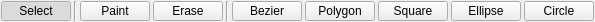
<?xml version="1.0" encoding="UTF-8"?>
<ui version="4.0">
 <class>PainterPanelToolBar</class>
 <widget class="QWidget" name="PainterPanelToolBar">
  <property name="geometry">
   <rect>
    <x>0</x>
    <y>0</y>
    <width>595</width>
    <height>105</height>
   </rect>
  </property>
  <property name="sizePolicy">
   <sizepolicy hsizetype="Preferred" vsizetype="Preferred">
    <horstretch>0</horstretch>
    <verstretch>0</verstretch>
   </sizepolicy>
  </property>
  <property name="windowTitle">
   <string>Form</string>
  </property>
  <layout class="QHBoxLayout" name="horizontalLayout" stretch="0,0,0,0,0,0,0,0,0,0">
   <property name="spacing">
    <number>3</number>
   </property>
   <property name="sizeConstraint">
    <enum>QLayout::SetMinAndMaxSize</enum>
   </property>
   <property name="margin">
    <number>1</number>
   </property>
   <item>
    <widget class="QPushButton" name="selectButton">
     <property name="sizePolicy">
      <sizepolicy hsizetype="Preferred" vsizetype="Preferred">
       <horstretch>0</horstretch>
       <verstretch>0</verstretch>
      </sizepolicy>
     </property>
     <property name="minimumSize">
      <size>
       <width>70</width>
       <height>20</height>
      </size>
     </property>
     <property name="maximumSize">
      <size>
       <width>70</width>
       <height>20</height>
      </size>
     </property>
     <property name="toolTip">
      <string>Click for selection or movement</string>
     </property>
     <property name="statusTip">
      <string>Click for selection or movement</string>
     </property>
     <property name="text">
      <string>Select</string>
     </property>
     <property name="icon">
      <iconset resource="../../../resources/gui.qrc">
       <normaloff>:/originIcon</normaloff>:/originIcon</iconset>
     </property>
     <property name="checkable">
      <bool>true</bool>
     </property>
     <property name="checked">
      <bool>true</bool>
     </property>
    </widget>
   </item>
   <item>
    <widget class="Line" name="vertLine1">
     <property name="orientation">
      <enum>Qt::Vertical</enum>
     </property>
    </widget>
   </item>
   <item>
    <widget class="QPushButton" name="paintButton">
     <property name="sizePolicy">
      <sizepolicy hsizetype="Preferred" vsizetype="Preferred">
       <horstretch>0</horstretch>
       <verstretch>0</verstretch>
      </sizepolicy>
     </property>
     <property name="minimumSize">
      <size>
       <width>70</width>
       <height>20</height>
      </size>
     </property>
     <property name="maximumSize">
      <size>
       <width>70</width>
       <height>20</height>
      </size>
     </property>
     <property name="toolTip">
      <string>Click for draw with paint tool</string>
     </property>
     <property name="statusTip">
      <string>Click for draw with paint tool</string>
     </property>
     <property name="text">
      <string>Paint</string>
     </property>
     <property name="icon">
      <iconset resource="../../../resources/gui.qrc">
       <normaloff>:/painterIcon</normaloff>:/painterIcon</iconset>
     </property>
     <property name="checkable">
      <bool>true</bool>
     </property>
    </widget>
   </item>
   <item>
    <widget class="QPushButton" name="eraseButton">
     <property name="sizePolicy">
      <sizepolicy hsizetype="Preferred" vsizetype="Preferred">
       <horstretch>0</horstretch>
       <verstretch>0</verstretch>
      </sizepolicy>
     </property>
     <property name="minimumSize">
      <size>
       <width>70</width>
       <height>20</height>
      </size>
     </property>
     <property name="maximumSize">
      <size>
       <width>70</width>
       <height>20</height>
      </size>
     </property>
     <property name="toolTip">
      <string>Click for draw with paint tool</string>
     </property>
     <property name="statusTip">
      <string>Click for draw with paint tool</string>
     </property>
     <property name="text">
      <string>Erase</string>
     </property>
     <property name="icon">
      <iconset resource="../../../resources/gui.qrc">
       <normaloff>:/editWindowIcon</normaloff>:/editWindowIcon</iconset>
     </property>
     <property name="checkable">
      <bool>true</bool>
     </property>
    </widget>
   </item>
   <item>
    <widget class="Line" name="vertLine2">
     <property name="orientation">
      <enum>Qt::Vertical</enum>
     </property>
    </widget>
   </item>
   <item>
    <widget class="QPushButton" name="bezierButton">
     <property name="sizePolicy">
      <sizepolicy hsizetype="Preferred" vsizetype="Preferred">
       <horstretch>0</horstretch>
       <verstretch>0</verstretch>
      </sizepolicy>
     </property>
     <property name="minimumSize">
      <size>
       <width>70</width>
       <height>20</height>
      </size>
     </property>
     <property name="maximumSize">
      <size>
       <width>70</width>
       <height>20</height>
      </size>
     </property>
     <property name="toolTip">
      <string>Click to draw a bezier curve</string>
     </property>
     <property name="statusTip">
      <string>Click to draw a bezier curve</string>
     </property>
     <property name="text">
      <string>Bezier</string>
     </property>
     <property name="icon">
      <iconset resource="../../../resources/gui.qrc">
       <normaloff>:/realtimeIcon</normaloff>:/realtimeIcon</iconset>
     </property>
     <property name="checkable">
      <bool>true</bool>
     </property>
    </widget>
   </item>
   <item>
    <widget class="QPushButton" name="polygonButton">
     <property name="sizePolicy">
      <sizepolicy hsizetype="Preferred" vsizetype="Preferred">
       <horstretch>0</horstretch>
       <verstretch>0</verstretch>
      </sizepolicy>
     </property>
     <property name="minimumSize">
      <size>
       <width>70</width>
       <height>20</height>
      </size>
     </property>
     <property name="maximumSize">
      <size>
       <width>70</width>
       <height>20</height>
      </size>
     </property>
     <property name="toolTip">
      <string>Click to draw a polygon</string>
     </property>
     <property name="statusTip">
      <string>Click to draw a polygon</string>
     </property>
     <property name="text">
      <string>Polygon</string>
     </property>
     <property name="icon">
      <iconset resource="../../../resources/gui.qrc">
       <normaloff>:/pluginIcon</normaloff>:/pluginIcon</iconset>
     </property>
     <property name="checkable">
      <bool>true</bool>
     </property>
    </widget>
   </item>
   <item>
    <widget class="QPushButton" name="squareButton">
     <property name="sizePolicy">
      <sizepolicy hsizetype="Preferred" vsizetype="Preferred">
       <horstretch>0</horstretch>
       <verstretch>0</verstretch>
      </sizepolicy>
     </property>
     <property name="minimumSize">
      <size>
       <width>70</width>
       <height>20</height>
      </size>
     </property>
     <property name="maximumSize">
      <size>
       <width>70</width>
       <height>20</height>
      </size>
     </property>
     <property name="toolTip">
      <string>Click to draw a square</string>
     </property>
     <property name="statusTip">
      <string>Click to draw a square</string>
     </property>
     <property name="text">
      <string>Square</string>
     </property>
     <property name="icon">
      <iconset resource="../../../resources/gui.qrc">
       <normaloff>:/stopIcon</normaloff>:/stopIcon</iconset>
     </property>
     <property name="checkable">
      <bool>true</bool>
     </property>
    </widget>
   </item>
   <item>
    <widget class="QPushButton" name="ellipseButton">
     <property name="sizePolicy">
      <sizepolicy hsizetype="Preferred" vsizetype="Preferred">
       <horstretch>0</horstretch>
       <verstretch>0</verstretch>
      </sizepolicy>
     </property>
     <property name="minimumSize">
      <size>
       <width>70</width>
       <height>20</height>
      </size>
     </property>
     <property name="maximumSize">
      <size>
       <width>70</width>
       <height>20</height>
      </size>
     </property>
     <property name="toolTip">
      <string>Click to draw a ellipse</string>
     </property>
     <property name="statusTip">
      <string>Click to draw a ellipse</string>
     </property>
     <property name="text">
      <string>Ellipse</string>
     </property>
     <property name="icon">
      <iconset resource="../../../resources/gui.qrc">
       <normaloff>:/applicationIcon</normaloff>:/applicationIcon</iconset>
     </property>
     <property name="checkable">
      <bool>true</bool>
     </property>
    </widget>
   </item>
   <item>
    <widget class="QPushButton" name="circleButton">
     <property name="sizePolicy">
      <sizepolicy hsizetype="Preferred" vsizetype="Preferred">
       <horstretch>0</horstretch>
       <verstretch>0</verstretch>
      </sizepolicy>
     </property>
     <property name="minimumSize">
      <size>
       <width>70</width>
       <height>20</height>
      </size>
     </property>
     <property name="maximumSize">
      <size>
       <width>70</width>
       <height>20</height>
      </size>
     </property>
     <property name="toolTip">
      <string>Click to draw a circle</string>
     </property>
     <property name="statusTip">
      <string>Click to draw a circle</string>
     </property>
     <property name="text">
      <string>Circle</string>
     </property>
     <property name="icon">
      <iconset resource="../../../resources/gui.qrc">
       <normaloff>:/applicationIcon</normaloff>:/applicationIcon</iconset>
     </property>
     <property name="checkable">
      <bool>true</bool>
     </property>
    </widget>
   </item>
  </layout>
 </widget>
 <resources>
  <include location="../../../resources/gui.qrc"/>
 </resources>
 <connections/>
</ui>
